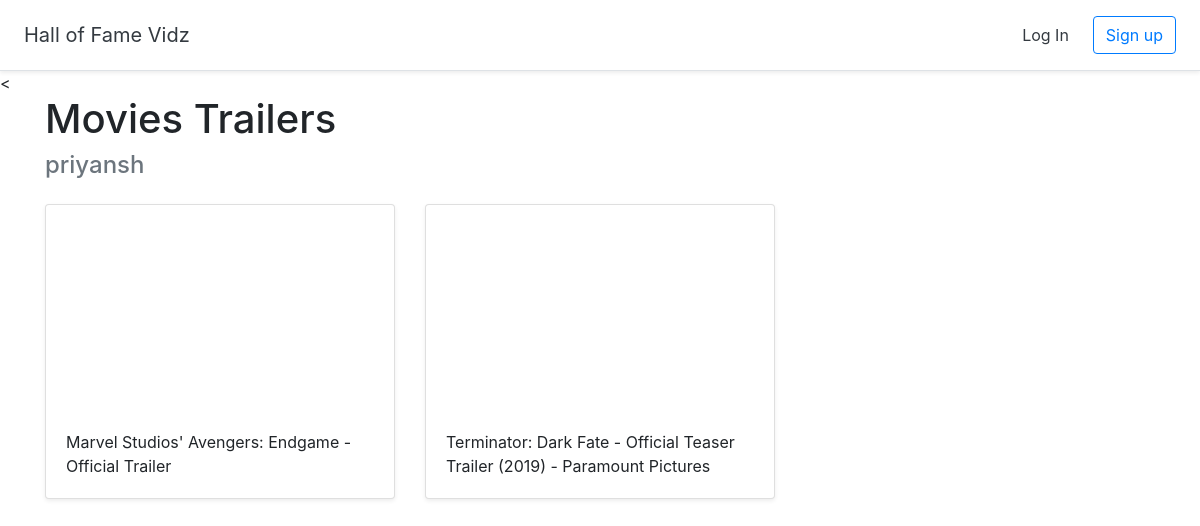
/halloffame/6, run on the app's committed database.
### halls/models.py (models this page shows, shortened)
class Hall(models.Model):
    title = models.CharField(max_length=255)
    user = models.ForeignKey(User,on_delete=models.CASCADE)

class Video(models.Model):
    title = models.CharField(max_length=255)
    url = models.URLField()
    youtube_id = models.CharField(max_length=255)
    hall = models.ForeignKey(Hall, on_delete=models.CASCADE)

### halls/views.py (the view)
# urls.py: path('halloffame/<int:pk>',views.DetailHall.as_view(), name='detail_hall'),
class DetailHall(DetailView):
    model = Hall
    template_name = 'halls/detail_hall.html'

### halls/templates/halls/detail_hall.html (shortened to what this page needs)
{% extends 'halls/base.html' %} {% block content %}
<div class="container">
  <h1>{{hall.title}}</h1>
  <h4 class="text-muted">{{hall.user.username}}</h4>
  <div class="row">
    {% for video in hall.video_set.all %}
    <div class="col-md-4 mt-3">
      <div class="card mb-4 shadow-sm">
        <iframe
          width="100%"
          height="205"
          src="https://www.youtube.com/embed/{{video.youtube_id}}"
          frameborder="0"
          allow="accelerometer; autoplay; encrypted-media; gyroscope; picture-in-picture"
          allowfullscreen
        >
        </iframe>
        <div class="card-body"><p class="card-text">{{video.title}}</p></div>
      </div>
    </div>
    {% endfor %}
  </div>
</div>
{% endblock %}

### data on the page
Hall: title "Movies Trailers", user.username "priyansh"
Video: title "Marvel Studios' Avengers: Endgame - Official Trailer"
Video: title "Terminator: Dark Fate - Official Teaser Trailer (2019) - Paramount Pictures"
